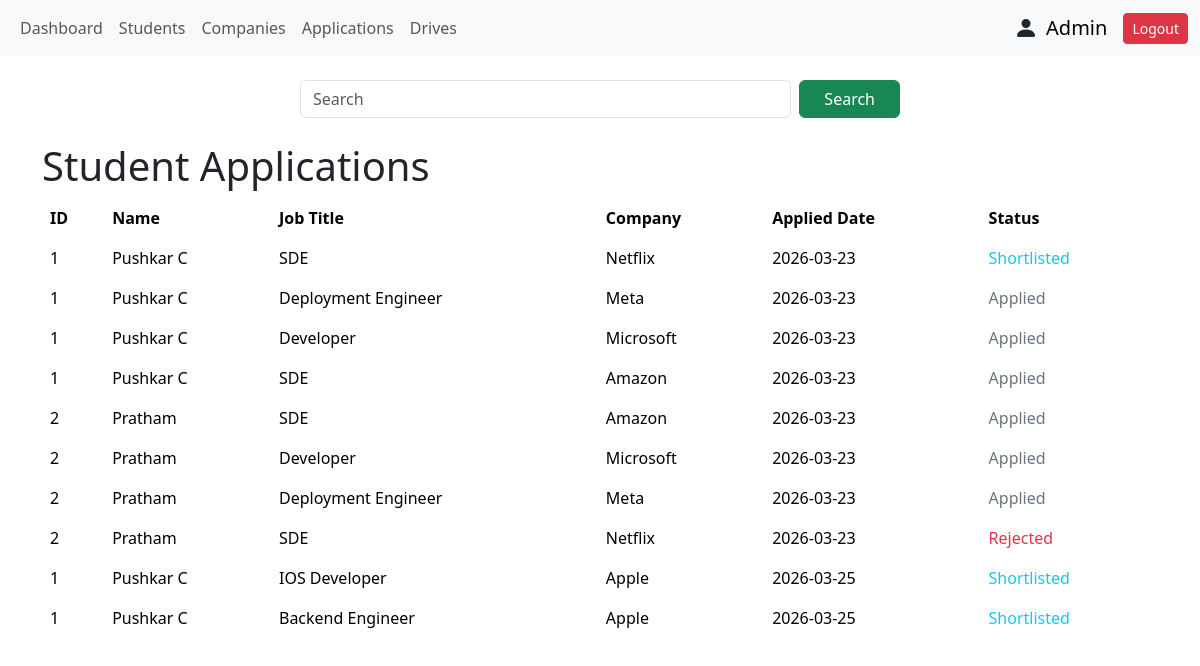
Page /admin/application (signed in) on the committed database.
### controller/models.py (models this page shows, shortened)
class User(db.Model,UserMixin):
    __tablename__ = 'users'
    id=db.Column(db.Integer,primary_key=True,autoincrement=True)
    name=db.Column(db.String,nullable=False)
    email=db.Column(db.String,unique=True,nullable=False)
    passwd=db.Column(db.String,nullable=False)
    role=db.Column(db.String(20),nullable=False)
    is_approved=db.Column(db.Boolean,default=False)
    is_blacklisted = db.Column(db.Boolean, default=False)
    student=db.relationship('Student', uselist=False, back_populates='user')
    company=db.relationship('Company', uselist=False, back_populates='user')

class Application(db.Model):
    __tablename__ = "applications"
    id=db.Column(db.Integer,primary_key=True,autoincrement=True)
    application_date = db.Column(db.Date)
    status = db.Column(db.String(20),nullable=False)
    jid=db.Column(db.Integer,db.ForeignKey("jobs.id"))
    sid=db.Column(db.Integer,db.ForeignKey("students.id"))
    student = db.relationship("Student", back_populates="applications")
    job = db.relationship("Job", back_populates="applications")

class Student(db.Model):
    __tablename__='students'
    id=db.Column(db.Integer,primary_key=True,autoincrement=True)
    sdept=db.Column(db.String(100))
    scgpa=db.Column(db.Float)
    sphone=db.Column(db.String)
    resume = db.Column(db.LargeBinary)
    user_id=db.Column(db.Integer,db.ForeignKey("users.id"),nullable=False,unique=True)
    user = db.relationship('User', back_populates='student')
    applications = db.relationship("Application", back_populates="student", cascade="all, delete-orphan")

class Job(db.Model):
    __tablename__='jobs'
    id=db.Column(db.Integer,primary_key=True,autoincrement=True)
    jtitle=db.Column(db.String(120),nullable=False)
    jdesc=db.Column(db.String(200),nullable=False)
    deadline = db.Column(db.Date, nullable=False)
    location=db.Column(db.String,nullable=False)
    salary=db.Column(db.Integer,nullable=False)
    status = db.Column(db.String(20), default="pending")
    cid=db.Column(db.Integer,db.ForeignKey("companies.id"))
    is_blacklisted = db.Column(db.Boolean, default=False)
    applications = db.relationship("Application", back_populates="job", cascade="all, delete-orphan")
    company = db.relationship("Company", backref="jobs")

### controller/routes.py (the view)
    @app.route('/admin/application')
    @login_required
    def admin_application():
        if current_user.role != "admin":
            return "Unauthorized", 403
        applications = Application.query.all()
        return render_template("admin_application.html",applications=applications)

### app.py (called while the page is built)
@login_manager.user_loader
def load_user(user_id):
    return User.query.get(int(user_id))

### templates/admin_application.html (shortened to what this page needs)
{% extends 'admin_base.html' %}
{% block body %}
<div class="container my-2">
  <h1>Student Applications</h1>
<table class="table table-borderless">
  <thead>
    <tr>
      <th scope="col">ID</th>
      <th scope="col">Name</th>
      <th scope="col">Job Title</th>
      <th scope="col">Company</th>
      <th scope="col">Applied Date</th>
      <th scope="col">Status</th>
    </tr>
  </thead>
  <tbody>
    {% for application in applications  %}
    <tr class="align-middle">
    <td>{{ application.student.id }}</td>
    <td>{{application.student.user.name}}</td>
    <td>{{application.job.jtitle}}</td>
    <td>{{application.job.company.user.name}}</td>
    <td>{{application.application_date}}</td>
    {% if application.status=="shortlisted" %}
      <td class="text-info">Shortlisted</td>
    {% elif application.status=="rejected" %}
      <td class="text-danger">Rejected</td>
    {% elif application.status=="selected" %}
      <td class="text-success">Selected</td>
    {% else %}
    <td class="text-secondary">Applied</td>
    {% endif %}
  </tr>
    {% endfor %}
</tbody>
</table>
</div>
{% endblock body %}

### templates/admin_base.html (shortened to what this page needs)
<!doctype html>
<html>
<head>
  <link href="https://cdn.jsdelivr.net/npm/bootstrap@5.3.8/dist/css/bootstrap.min.css" rel="stylesheet"
>
    <link rel="stylesheet" href="https://cdn.jsdelivr.net/npm/bootstrap-icons@1.13.1/font/bootstrap-icons.min.css">
</head>
<body>
  {% block navbar %}
  <nav class="navbar navbar-expand-lg bg-body-tertiary">
  <div class="container-fluid">
    <div class="collapse navbar-collapse" id="navbarSupportedContent">
      <ul class="navbar-nav me-auto mb-2 mb-lg-0">
        <li class="nav-item">
          <a class="nav-link" aria-current="page" href="{{ url_for('admin_dashboard') }}">Dashboard</a>
        </li>
        <li class="nav-item">
          <a class="nav-link" aria-current="page" href="{{ url_for('admin_students') }}">Students</a>
        </li>
        <li class="nav-item">
          <a class="nav-link" href="{{ url_for('admin_company') }}">Companies</a>
        </li>
        <li class="nav-item">
          <a class="nav-link" href="{{ url_for('admin_application') }}">Applications</a>
        </li>
        <li class="nav-item">
          <a class="nav-link" href="{{ url_for('admin_drives') }}">Drives</a>
        </li>
      </ul>
        <i class="bi bi-person-fill fs-4 me-2"></i>
        <a class="navbar-brand" href="#">{{current_user.name}}</a>
        <a class="btn btn-danger btn-sm" href="{{ url_for('logout') }}">Logout</a>
    </div>
  </div>
</nav>
  {% endblock navbar %}
  {% block searchbar %}
  <div class="d-flex justify-content-center my-4">
  <form class="d-flex w-50 gap-2" method="GET" action="{{ request.path }}">
    <input class="form-control"
           type="search"
           name="search"
           placeholder="Search"
           value="{{ request.args.get('search', '') }}">
    <button class="btn btn-success  px-4" type="submit">
      Search
    </button>
  </form>
</div>
  {% endblock searchbar %}
  {% block body %}
  {% endblock body %}
</body>
</html>

### rows in the picture
User: name "Admin"
Application: student.id "1", student.user.name "Pushkar C", job.jtitle "SDE", job.company.user.name "Netflix", application_date "2026-03-23", status "Shortlisted"
Application: student.id "1", student.user.name "Pushkar C", job.jtitle "Deployment Engineer", job.company.user.name "Meta", application_date "2026-03-23", status "Applied"
Application: student.id "1", student.user.name "Pushkar C", job.jtitle "Developer", job.company.user.name "Microsoft", application_date "2026-03-23", status "Applied"
Application: student.id "1", student.user.name "Pushkar C", job.jtitle "SDE", job.company.user.name "Amazon", application_date "2026-03-23", status "Applied"
Application: student.id "2", student.user.name "Pratham", job.jtitle "SDE", job.company.user.name "Amazon", application_date "2026-03-23", status "Applied"
Application: student.id "2", student.user.name "Pratham", job.jtitle "Developer", job.company.user.name "Microsoft", application_date "2026-03-23", status "Applied"
Application: student.id "2", student.user.name "Pratham", job.jtitle "Deployment Engineer", job.company.user.name "Meta", application_date "2026-03-23", status "Applied"
Application: student.id "2", student.user.name "Pratham", job.jtitle "SDE", job.company.user.name "Netflix", application_date "2026-03-23", status "Rejected"
Application: student.id "1", student.user.name "Pushkar C", job.jtitle "IOS Developer", job.company.user.name "Apple", application_date "2026-03-25", status "Shortlisted"
Application: student.id "1", student.user.name "Pushkar C", job.jtitle "Backend Engineer", job.company.user.name "Apple", application_date "2026-03-25", status "Shortlisted"
